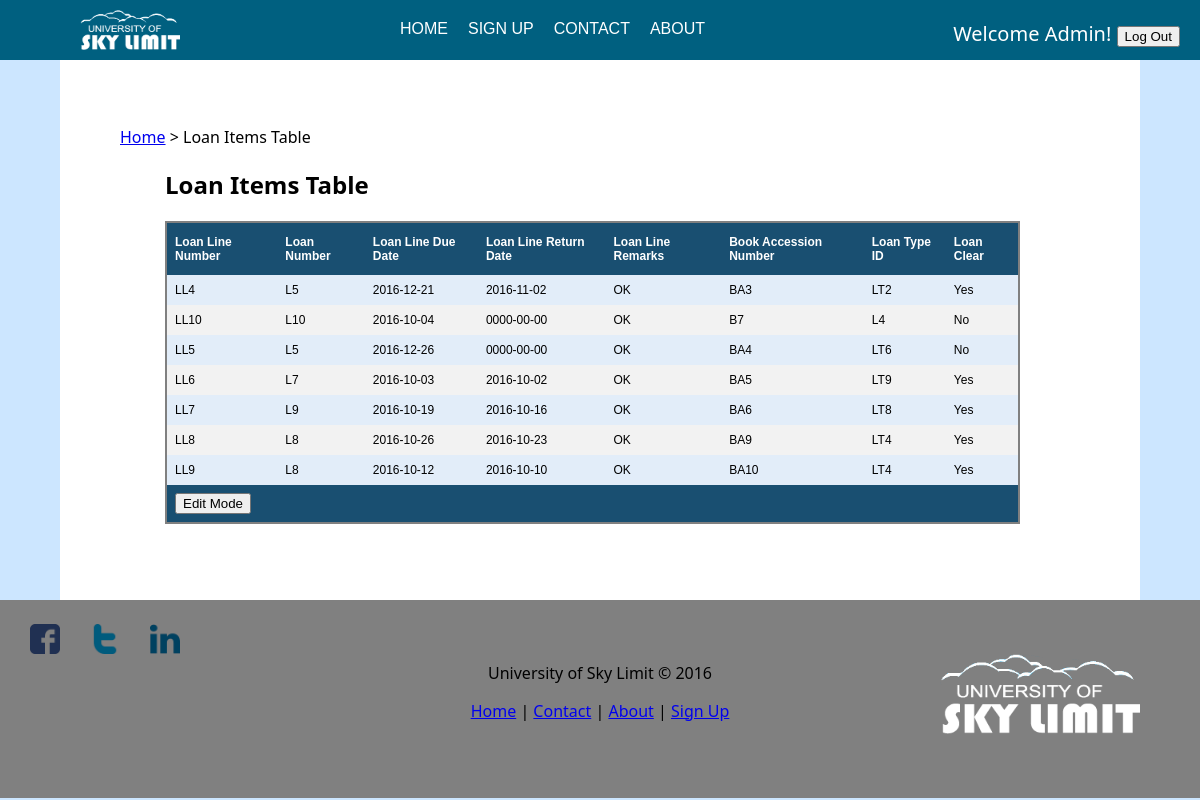
The page /Simple_Library_Management_System/library/loanitems.php (signed in) on the database its author committed.
### tables this page shows
CREATE TABLE `loanitems` (
  `LoanLine_Num` varchar(15) NOT NULL,
  `Loan_Num` varchar(10) NOT NULL,
  `LoanLine_DueDate` date NOT NULL,
  `LoanLine_ReturnDate` date NOT NULL,
  `LoanLine_Remarks` varchar(15) NOT NULL,
  `Bk_AccessionNum` varchar(10) NOT NULL,
  `LoanTyp_ID` varchar(10) NOT NULL,
  `Loan_Clear` varchar(5) NOT NULL
);

### Simple_Library_Management_System/library/loanitems.php (the view, shortened to what this page needs)
<?php
include 'includes/dbcon.php';
$qry = "SELECT * FROM loanitems";
$result = $db_conn->query($qry);
include 'includes/header.php';
?>
<head>
</head>
<body>
<div id="main">
<div id="main-content">
	<p><a href="home.php">Home</a> > Loan Items Table</p>
	<h2 id="padding">Loan Items Table</h2>
	<form id="form" name="frmUser" method="post">
	<table id="table" style="margin-left: 5%;">
	<tr>
		<th>Loan Line Number</th>
		<th>Loan Number</th>
		<th>Loan Line Due Date</th>
		<th>Loan Line Return Date</th>
		<th>Loan Line Remarks</th>
		<th>Book Accession Number</th>
		<th>Loan Type ID</th>
		<th>Loan Clear</th>
	</tr>
	<?php
		$i=0;
		while($row = mysqli_fetch_array($result)) {
		if($i%2==0)
			$classname="evenRow";
		else
			$classname="oddRow";
		?>
		<tr class="<?php if(isset($classname)) echo $classname;?>">
			<td><?php echo $row['LoanLine_Num']; ?></td>
			<td><?php echo $row['Loan_Num']; ?></td>
			<td><?php echo $row['LoanLine_DueDate']; ?></td>
			<td><?php echo $row['LoanLine_ReturnDate']; ?></td>
			<td><?php echo $row['LoanLine_Remarks']; ?></td>
			<td><?php echo $row['Bk_AccessionNum']; ?></td>
			<td><?php echo $row['LoanTyp_ID']; ?></td>
			<td><?php echo $row['Loan_Clear']; ?></td>
		</tr>
	<?php
		$i++;
	}
	?>
	<tr class="lastrow">
			<td colspan="10">
				<button onClick="edit();" />Edit Mode</button>
			</td>
	</tr>
	</table>
	</form>
	<br/>
	<br/>
	<br/>
	<br/><br/>
</div>
</div>
<?php include "includes/footer.php"; ?>

### Simple_Library_Management_System/library/style.css (style rules this page uses)
body { background: #cce6ff; margin: 0; font-family: "Segoe UI",Optima,Helvetica,Arial,sans-serif; }
#main { float: center; width:100%; }
#main-content { padding: 50px 10% 50px 5%; margin: 0 5% 0 5%; text-align: left; width: auto; background: white; min-height: 300px; margin-bottom: -7%; }
#padding { margin-left: 5%; }
#table { font-family: "Trebuchet MS", Arial, Helvetica, sans-serif; border-collapse: collapse; border: 2px solid grey; }
#table td, #table th { padding: 8px; font-size:12px; }
#table th { padding-top: 12px; padding-bottom: 12px; text-align: left; background-color: #194f71; color: white; }
.evenRow { background-color: #E2EDF9; font-size:12px; }
.oddRow { background-color: #f2f2f2; font-size:12px; }
.lastrow { background-color: #194f71; font-size:12px; color: white; font-weight:bold; }

### rows shown on the page
loanitems: LoanLine_Num "LL4", Loan_Num "L5", LoanLine_DueDate "2016-12-21", LoanLine_ReturnDate "2016-11-02", LoanLine_Remarks "OK", Bk_AccessionNum "BA3", LoanTyp_ID "LT2", Loan_Clear "Yes"
loanitems: LoanLine_Num "LL10", Loan_Num "L10", LoanLine_DueDate "2016-10-04", LoanLine_ReturnDate "0000-00-00", LoanLine_Remarks "OK", Bk_AccessionNum "B7", LoanTyp_ID "L4", Loan_Clear "No"
loanitems: LoanLine_Num "LL5", Loan_Num "L5", LoanLine_DueDate "2016-12-26", LoanLine_ReturnDate "0000-00-00", LoanLine_Remarks "OK", Bk_AccessionNum "BA4", LoanTyp_ID "LT6", Loan_Clear "No"
loanitems: LoanLine_Num "LL6", Loan_Num "L7", LoanLine_DueDate "2016-10-03", LoanLine_ReturnDate "2016-10-02", LoanLine_Remarks "OK", Bk_AccessionNum "BA5", LoanTyp_ID "LT9", Loan_Clear "Yes"
loanitems: LoanLine_Num "LL7", Loan_Num "L9", LoanLine_DueDate "2016-10-19", LoanLine_ReturnDate "2016-10-16", LoanLine_Remarks "OK", Bk_AccessionNum "BA6", LoanTyp_ID "LT8", Loan_Clear "Yes"
loanitems: LoanLine_Num "LL8", Loan_Num "L8", LoanLine_DueDate "2016-10-26", LoanLine_ReturnDate "2016-10-23", LoanLine_Remarks "OK", Bk_AccessionNum "BA9", LoanTyp_ID "LT4", Loan_Clear "Yes"
loanitems: LoanLine_Num "LL9", Loan_Num "L8", LoanLine_DueDate "2016-10-12", LoanLine_ReturnDate "2016-10-10", LoanLine_Remarks "OK", Bk_AccessionNum "BA10", LoanTyp_ID "LT4", Loan_Clear "Yes"

### other values the page prints
$_SESSION['firstname'] "Admin"
